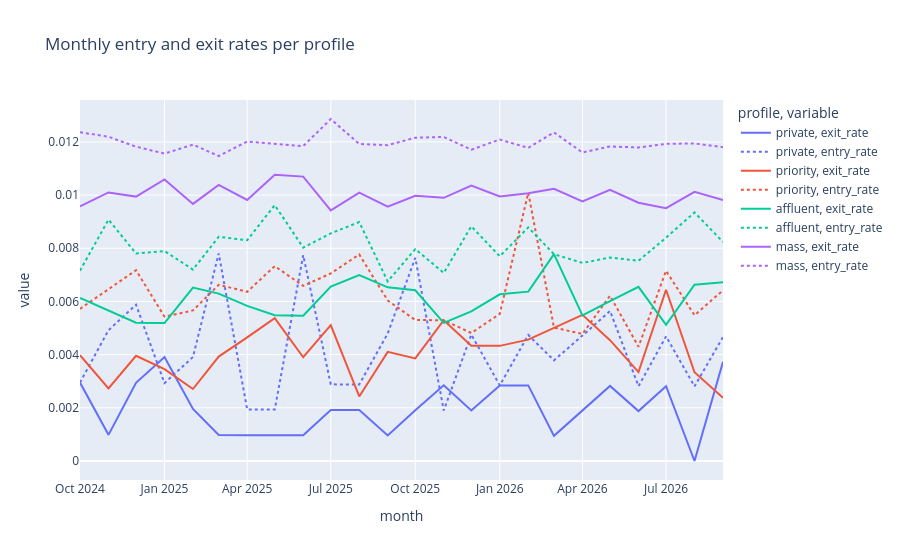

The notebook cell this image was saved under:
### Code cell
turnover = pd.DataFrame(truth["turnover"])
turnover = turnover.assign(
    exit_rate=turnover["exits"] / turnover["clients_before"],
    entry_rate=turnover["entries"] / turnover["clients_before"],
)
px.line(
    turnover.melt(["month", "profile"], ["exit_rate", "entry_rate"]),
    x="month",
    y="value",
    color="profile",
    line_dash="variable",
    title="Monthly entry and exit rates per profile",
).show()

### Figure 1 — Plotly figure (JSON) as saved in the notebook; plotly's stock layout.template omitted (floating-point values rounded to 4 significant figures)
{"data": [{"hovertemplate": "profile=private<br>variable=exit_rate<br>month=%{x}<br>value=%{y}<extra></extra>", "legendgroup": "private, exit_rate", "line": {"color": "#636efa", "dash": "solid"}, "marker": {"symbol": "circle"}, "mode": "lines", "name": "private, exit_rate", "orientation": "v", "showlegend": true, "type": "scatter", "x": ["2024-10", "2024-11", "2024-12", "2025-01", "2025-02", "2025-03", "2025-04", "2025-05", "2025-06", "2025-07", "2025-08", "2025-09", "2025-10", "2025-11", "2025-12", "2026-01", "2026-02", "2026-03", "2026-04", "2026-05", "2026-06", "2026-07", "2026-08", "2026-09"], "xaxis": "x", "y": [0.00295, 0.0009833, 0.002938, 0.003906, 0.001955, 0.0009756, 0.000969, 0.0009681, 0.0009671, 0.001921, 0.001919, 0.0009588, 0.00191, 0.002849, 0.001901, 0.002844, 0.002844, 0.0009461, 0.001887, 0.002822, 0.001876, 0.002812, 0.0, 0.003731], "yaxis": "y"}, {"hovertemplate": "profile=private<br>variable=entry_rate<br>month=%{x}<br>value=%{y}<extra></extra>", "legendgroup": "private, entry_rate", "line": {"color": "#636efa", "dash": "dot"}, "marker": {"symbol": "circle"}, "mode": "lines", "name": "private, entry_rate", "orientation": "v", "showlegend": true, "type": "scatter", "x": ["2024-10", "2024-11", "2024-12", "2025-01", "2025-02", "2025-03", "2025-04", "2025-05", "2025-06", "2025-07", "2025-08", "2025-09", "2025-10", "2025-11", "2025-12", "2026-01", "2026-02", "2026-03", "2026-04", "2026-05", "2026-06", "2026-07", "2026-08", "2026-09"], "xaxis": "x", "y": [0.00295, 0.004916, 0.005877, 0.00293, 0.00391, 0.007805, 0.001938, 0.001936, 0.007737, 0.002882, 0.002879, 0.004794, 0.007641, 0.001899, 0.004753, 0.002844, 0.004739, 0.003784, 0.004717, 0.005644, 0.002814, 0.004686, 0.002806, 0.004664], "yaxis": "y"}, {"hovertemplate": "profile=priority<br>variable=exit_rate<br>month=%{x}<br>value=%{y}<extra></extra>", "legendgroup": "priority, exit_rate", "line": {"color": "#EF553B", "dash": "solid"}, "marker": {"symbol": "circle"}, "mode": "lines", "name": "priority, exit_rate", "orientation": "v", "showlegend": true, "type": "scatter", "x": ["2024-10", "2024-11", "2024-12", "2025-01", "2025-02", "2025-03", "2025-04", "2025-05", "2025-06", "2025-07", "2025-08", "2025-09", "2025-10", "2025-11", "2025-12", "2026-01", "2026-02", "2026-03", "2026-04", "2026-05", "2026-06", "2026-07", "2026-08", "2026-09"], "xaxis": "x", "y": [0.00398, 0.002732, 0.003958, 0.003453, 0.002707, 0.003926, 0.00465, 0.005375, 0.003901, 0.005107, 0.002427, 0.004104, 0.003855, 0.005294, 0.004331, 0.004329, 0.004564, 0.005017, 0.005495, 0.004542, 0.003341, 0.006438, 0.003336, 0.002378], "yaxis": "y"}, {"hovertemplate": "profile=priority<br>variable=entry_rate<br>month=%{x}<br>value=%{y}<extra></extra>", "legendgroup": "priority, entry_rate", "line": {"color": "#EF553B", "dash": "dot"}, "marker": {"symbol": "circle"}, "mode": "lines", "name": "priority, entry_rate", "orientation": "v", "showlegend": true, "type": "scatter", "x": ["2024-10", "2024-11", "2024-12", "2025-01", "2025-02", "2025-03", "2025-04", "2025-05", "2025-06", "2025-07", "2025-08", "2025-09", "2025-10", "2025-11", "2025-12", "2026-01", "2026-02", "2026-03", "2026-04", "2026-05", "2026-06", "2026-07", "2026-08", "2026-09"], "xaxis": "x", "y": [0.005721, 0.006456, 0.007175, 0.005425, 0.005661, 0.006626, 0.006363, 0.00733, 0.006584, 0.007053, 0.007767, 0.006036, 0.005301, 0.005294, 0.004812, 0.005532, 0.01009, 0.005017, 0.004778, 0.006216, 0.004296, 0.007153, 0.00548, 0.006419], "yaxis": "y"}, {"hovertemplate": "profile=affluent<br>variable=exit_rate<br>month=%{x}<br>value=%{y}<extra></extra>", "legendgroup": "affluent, exit_rate", "line": {"color": "#00cc96", "dash": "solid"}, "marker": {"symbol": "circle"}, "mode": "lines", "name": "affluent, exit_rate", "orientation": "v", "showlegend": true, "type": "scatter", "x": ["2024-10", "2024-11", "2024-12", "2025-01", "2025-02", "2025-03", "2025-04", "2025-05", "2025-06", "2025-07", "2025-08", "2025-09", "2025-10", "2025-11", "2025-12", "2026-01", "2026-02", "2026-03", "2026-04", "2026-05", "2026-06", "2026-07", "2026-08", "2026-09"], "xaxis": "x", "y": [0.006134, 0.005673, 0.005202, 0.005188, 0.006524, 0.006295, 0.005833, 0.005483, 0.00546, 0.006558, 0.006988, 0.006532, 0.006419, 0.005194, 0.005625, 0.006267, 0.006368, 0.007777, 0.005476, 0.006012, 0.006548, 0.005124, 0.006629, 0.006719], "yaxis": "y"}, {"hovertemplate": "profile=affluent<br>variable=entry_rate<br>month=%{x}<br>value=%{y}<extra></extra>", "legendgroup": "affluent, entry_rate", "line": {"color": "#00cc96", "dash": "dot"}, "marker": {"symbol": "circle"}, "mode": "lines", "name": "affluent, entry_rate", "orientation": "v", "showlegend": true, "type": "scatter", "x": ["2024-10", "2024-11", "2024-12", "2025-01", "2025-02", "2025-03", "2025-04", "2025-05", "2025-06", "2025-07", "2025-08", "2025-09", "2025-10", "2025-11", "2025-12", "2026-01", "2026-02", "2026-03", "2026-04", "2026-05", "2026-06", "2026-07", "2026-08", "2026-09"], "xaxis": "x", "y": [0.007156, 0.009077, 0.007803, 0.007895, 0.007199, 0.008431, 0.008301, 0.009623, 0.008023, 0.008558, 0.008985, 0.006753, 0.007969, 0.007073, 0.008824, 0.007697, 0.008783, 0.007777, 0.007448, 0.007652, 0.00753, 0.008395, 0.009346, 0.008237], "yaxis": "y"}, {"hovertemplate": "profile=mass<br>variable=exit_rate<br>month=%{x}<br>value=%{y}<extra></extra>", "legendgroup": "mass, exit_rate", "line": {"color": "#ab63fa", "dash": "solid"}, "marker": {"symbol": "circle"}, "mode": "lines", "name": "mass, exit_rate", "orientation": "v", "showlegend": true, "type": "scatter", "x": ["2024-10", "2024-11", "2024-12", "2025-01", "2025-02", "2025-03", "2025-04", "2025-05", "2025-06", "2025-07", "2025-08", "2025-09", "2025-10", "2025-11", "2025-12", "2026-01", "2026-02", "2026-03", "2026-04", "2026-05", "2026-06", "2026-07", "2026-08", "2026-09"], "xaxis": "x", "y": [0.009573, 0.0101, 0.009942, 0.01059, 0.009667, 0.01038, 0.009814, 0.01076, 0.01069, 0.009425, 0.01009, 0.009564, 0.009972, 0.009895, 0.01036, 0.009947, 0.01007, 0.01024, 0.009757, 0.0102, 0.009713, 0.009508, 0.01012, 0.009814], "yaxis": "y"}, {"hovertemplate": "profile=mass<br>variable=entry_rate<br>month=%{x}<br>value=%{y}<extra></extra>", "legendgroup": "mass, entry_rate", "line": {"color": "#ab63fa", "dash": "dot"}, "marker": {"symbol": "circle"}, "mode": "lines", "name": "mass, entry_rate", "orientation": "v", "showlegend": true, "type": "scatter", "x": ["2024-10", "2024-11", "2024-12", "2025-01", "2025-02", "2025-03", "2025-04", "2025-05", "2025-06", "2025-07", "2025-08", "2025-09", "2025-10", "2025-11", "2025-12", "2026-01", "2026-02", "2026-03", "2026-04", "2026-05", "2026-06", "2026-07", "2026-08", "2026-09"], "xaxis": "x", "y": [0.01236, 0.01219, 0.01182, 0.01156, 0.0119, 0.01147, 0.01201, 0.01192, 0.01184, 0.01286, 0.01192, 0.01187, 0.01216, 0.01218, 0.01171, 0.01209, 0.01178, 0.01236, 0.0116, 0.01183, 0.01179, 0.01193, 0.01194, 0.0118], "yaxis": "y"}], "layout": {"legend": {"title": {"text": "profile, variable"}, "tracegroupgap": 0}, "title": {"text": "Monthly entry and exit rates per profile"}, "xaxis": {"anchor": "y", "domain": [0.0, 1.0], "title": {"text": "month"}}, "yaxis": {"anchor": "x", "domain": [0.0, 1.0], "title": {"text": "value"}}}}
